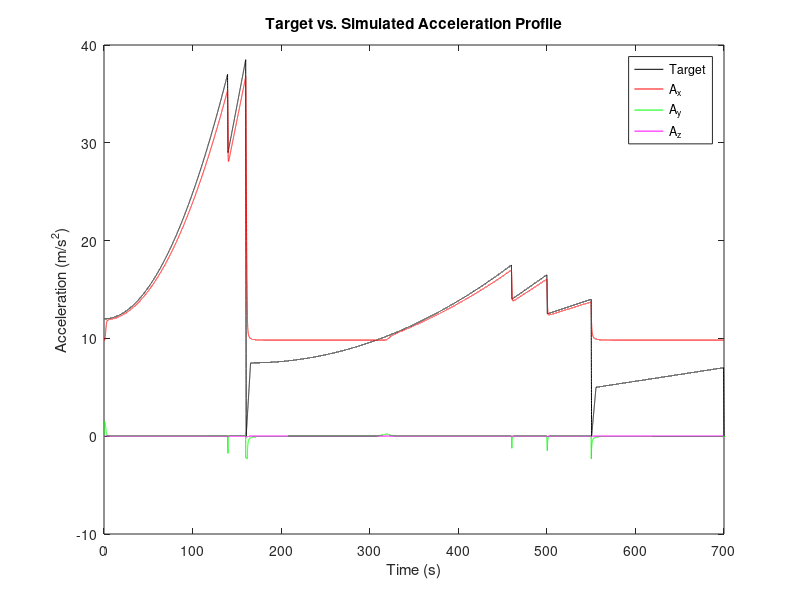

This chart was generated by the following MATLAB code: (Note: this script raises an error after producing the figure.)
close all;
clear;
clc;

%% Define Constants
k = 0.063; % Motor constant [Vs/rad]
V = 12;    % Applied voltage [V]
R = 0.3;   % Rotor Resistance [ohm]
Tf = 0.2;  % Viscous torque acting against direction of motion [Nm]
I = 60;    % Boom inertia [kg*m^2]
m = 13;    % CubeLab mass [kg]
a = 1.5;   % Boom length [m]
b = 0.0635;  % Bucket length [m]
b0 = 0.16; % Radial length of CubeLab [m]
kp = 40;   % Proportional constant
ki = 0.1;    % Integral constant
kd = -0.1;   % Derivative constant
Tp = 120;    % Peak torque [Nm]
Tb = -128;   % Max braking torque [Nm]
Wp = 11;  % Free speed [rad/s]
% Motor follows torque-speed curve where T <= (1-(w/wp))*Tp

%% Define Time Curve
time = 0:0.01:700;

%% Define Target Acceleration Curve
% acc_tgt(1:16001) = (time(1:16001).^2).*(40/25600) + 1; %Estimate of required profile, or a bunch of reasonable profiles
% acc_tgt(16002:20001) = time(16002:20001) * (5/40) -20;
% w_tgt = sqrt(acc_tgt./r); % Convert to target angular velocity

% Piecewise definition
acc_tgt(1) = 12;
acc_tgt(2:13951) = (time(2:13951).^2).*((37-12)/19460) + 12;
acc_tgt(13952:14001) = (time(13952:14001)-139.5).* (-8/0.5) + 37;
acc_tgt(14002:16001) = (time(14002:16001)-140).* (9.5/20) + 29;
acc_tgt(16002:16051) = (time(16002:16051)-160) .*(-38.5/0.5) + 38.5;
acc_tgt(16052:16551) = (time(16052:16551)-160.5) .* (7.5/5);
acc_tgt(16552:46001) = ((time(16552:46001)-165.5).^2) .* (10/86730) +7.5;
acc_tgt(46002:46051) = (time(46002:46051)-460) .*(-3.5/0.5) + 17.5;
acc_tgt(46052:50001) = (time(46052:50001) - 460.5) .* (2.5/39.5) + 14;
acc_tgt(50002:50051) = (time(50002:50051) - 500) .* (-4/0.5) + 16.5;
acc_tgt(50052:55001) = (time(50052:55001) - 500.5) .* (1.5/49.5) + 12.5;
acc_tgt(55002:55051) = (time(55002:55051) - 550) .* (-14/0.5) + 14;
acc_tgt(55052:55551) = (time(55052:55551) - 550.5) .* (5/5) + 0;
acc_tgt(55552:69951) = (time(55552:69951) - 555.5) .* (2/144) + 5;
acc_tgt(69952:70001) = (time(69952:70001) - 699.5) .* (-7/0.5) + 7;

w_tgt = sqrt(acc_tgt./a);  % Convert to target velocity profile


%% Generate Material for Video
fig = figure('position', [100 100 850 600]);

%% Set Initial Conditions
err0 = zeros(3, 70001);   % Error vector for 0 DOF. First row is P, second row I, third row D
err1 = zeros(3, 70001);   % Error vector for 1 DOF. Same rows
T0 = zeros(1, 70001);     % Vector containing torque values for 0 DOF system as function of time
T1 = zeros(1, 70001);     % Torque values for 1 DOF system
phi0 = zeros(2, 70001);   % Vector containing angular velocity for 0 DOF system. First row is angular acceleration, second row angular velocity
phi1 = zeros(3, 70001);   % Angular velocity for 1 DOF system. First row is angular acceleration, second row angular velocity
theta1 = zeros(3, 70001); % Information about bucket angle. First row is acceleration, second row angular velocity, third row position. Ranges from 0 to pi/2
A0 = zeros(3, 70001);     % Component accelerations for 0 DOF system. Positive x towards center of rotation, positive y in direction of rotation, positive z facing up
A1 = zeros(6, 70001);     % Component accelerations for 1 DOF system. Positive x towards bucket joint along theta, positive y in direction of rotation, positive z = y cross x.
                          % Rows 4 and 5 are pre-transformed coordinates
                          % positive x along negative a and positive z up
                          % Row six is at b+b0
A2 = zeros(6, 70001);     % Component accelerations for 1 DOF system. Positive x towards bucket joint along theta, positive y in direction of rotation, positive z = y cross x.
                          % Rows 4 and 5 are pre-transformed coordinates
                          % positive x along negative a and positive z up
                          % Row six is at b+b0
A3 = zeros(6, 46001);     % Component accelerations for 1 DOF system. Positive x towards bucket joint along theta, positive y in direction of rotation, positive z = y cross x.
                          % Rows 4 and 5 are pre-transformed coordinates
                          % positive x along negative a and positive z up
                          % Row six is at b+b0                          

%% Define Velocity Curve
for i = 1:length(time)
%     % Start with 0 DOF system
%     
%     % Calculate angular acceleration using torque from previous timestep
%     if i > 1
%         phi0(1, i) = T0(1, i-1)/(I+m*a^2);
%     else
%         phi0(1, i) = 0;
%     end
%     
%     % Calculate angular velocity using current angular acceleration and
%     % previous angular velocity. Euler's Method
%     if i > 1
%         phi0(2, i) = phi0(1, i)*0.01 + phi0(2, i-1);
%     else
%         phi0(2, i) = 0;
%     end
%     
%     % Calculate component accelerations. Derivation is available on the
%     % team website
%     A0(1, i) = a * phi0(2, i)^2;
%     A0(2, i) = a * phi0(1, i);
%     A0(3, i) = -9.81;
%     
%     % Error calculations
%     % Current error taken by difference of current target and current axial
%     % (x) acceleration
%     err0(1, i) = acc_tgt(i) - A0(1, i);
%     
%     % Integral error is current error plus previous integral error
%     if i > 1
%         err0(2, i) = err0(1, i)*0.01 + err0(2, i-1);
%     else 
%         err0(2, i) = err0(1, i)*0.01;
%     end
%     
%     % Derivative error is current - previous error divided by timestep
%     if i > 1
%         err0(3, i) = (err0(1, i) - err0(1, i-1))/0.01;
%     else
%         % Derivative is current error divided by timestep (previous is 0)
%         err0(3, i) = err0(1, i)/0.01;
%     end
%     
%     % Calcultate closed-loop torque based on acceleration error
%     T0(1, i) = kp*err0(1, i) + ki*err0(2, i) + kd*err0(3, i);
%     
%     % Check for saturation of the motor torque
%     if T0(1, i) > Tp*(1-(phi0(2, i)/Wp))
%         T0(1, i) = Tp * (1-(phi0(2, i)/Wp));
%     elseif T0(1, i) < Tb
%         T0(1, i) = Tb;
%     end
%     
%     % Apply viscous torque
%     T0(1, i) = T0(1,i) + (-1 * Tf * sign(phi0(2, i)));
    
    
    % 1 DOF System
    
    % Start with angular acceleration using previous torque and inertia
    if i > 1
        phi1(1, i) = T1(1, i-1)/(I + m*(a + b*sin(theta1(3, i-1)))^2);
    else
        phi1(1, i) = 0;
    end
    
    % Calculate angular velocity using current acceleration and previous
    % velocity
    if i > 1
        phi1(2, i) = phi1(2, i-1) + phi1(1, i)*0.01;
    else
        phi1(2, i) = 0;
    end
    
    if i > 1
        phi1(3, i) = phi1(3, i-1) + phi1(2, i)*0.01;
    else
        phi1(3, i) = 0;
    end
    
    
    % Determine theta based on component accelerations on the mass
    if i > 1
    theta1(3, i) = atan((-1*A1(4, i-1))/(1*A1(5, i-1)));
    else
        theta1(3, i) = 0;
    end
    
    if theta1(3, i) < 0
        theta1(3, i) = 0;
    end
    
    % Take derivative to find theta dot
%     theta1(2, i) = 0;
    if i > 1
        theta1(2, i) = (theta1(3, i) - theta1(3, i-1))/0.01;
    else
        theta1(2, i) = theta1(3, i)/0.01;
    end
    
    % Theta double dot = 0 by quasi-static assumption
    theta1(1, i) = 0;
    % Take derivative to find theta double dot
%     if i > 1
%         theta1(1, i) = (theta1(2, i) - theta1(2, i-1))/0.01;
%     else
%         theta1(1, i) = theta1(2, i)/0.01;
%     end
    
    % Find component accelerations using current angular information.
    % Derivations can be found on the team website
    % Start with row 4 (non-transformed x)
    A1(4, i) = (-b*theta1(1, i)*cos(theta1(3, i))) + (b*theta1(2, i)^2*sin(theta1(3, i))) + (phi1(2, i)^2*(a + b*sin(theta1(3, i))));
    % Row 5 (non-transformed z)
    A1(5, i) = (b*theta1(2, i)^2*cos(theta1(3, i))) + (b*theta1(1, i)*sin(theta1(3, i))) - 9.81;
    % Row 2 (y)
    A1(2, i) = (2*b*theta1(2, i)*phi1(2, i)*cos(theta1(3, i))) + (phi1(1, i)*(a + (b * sin(theta1(3, i)))));
    % Row 1 (transformed x)
    A1(1, i) = (A1(4, i) * sin(theta1(3, i))) - (A1(5, i) * cos(theta1(3, i)));
    % Row 3 (transformed z)
    A1(3, i) = +(A1(5, i) * sin(theta1(3, i))) + (A1(4, i) * cos(theta1(3, i)));
    % Row 6
    A1(6, i) = (((-(b+b0)*theta1(1, i)*cos(theta1(3, i))) + ((b+b0)*theta1(2, i)^2*sin(theta1(3, i))) + (phi1(2, i)^2*(a + (b+b0)*sin(theta1(3, i))))) * sin(theta1(3, i))) - ((((b+b0)*theta1(2, i)^2*cos(theta1(3, i))) + ((b+b0)*theta1(1, i)*sin(theta1(3, i))) - 9.81) * cos(theta1(3, i)));

    % Calculate error from average acceleration
    avg = (A1(6, i) + A1(1, i))/2;
    
    % Current error
    err1(1, i) = acc_tgt(i) - avg; %A1(1, i);
    
    if acc_tgt(i) < 9.81
        err1(1, i) = 9.81 - avg; %A1(1, i);
    end
    
    % Integral error
    if i > 1
        err1(2, i) = err1(1, i)*0.01 + err1(2, i-1);
    else
        err1(2, i) = err1(1, i)*0.01;
    end
    
    % Derivative error
    if i > 1
        err1(3, i) = (err1(1, i) - err1(1, i-1))/0.01;
    else
        err1(3, i) = err1(1, i)/0.01;
    end
    
    % Calcultate closed-loop torque based on acceleration error
    T1(1, i) = kp*err1(1, i) + ki*err1(2, i) + kd*err1(3, i);
    
    % Check for saturation of the motor torque
    if T1(1, i) > Tp*(1-(phi1(2, i)/Wp))
        T1(1, i) = Tp * (1-(phi1(2, i)/Wp));
    elseif T1(1, i) < Tb
        T1(1, i) = Tb;
    end
    
    % Check direction of torque
    if err1(1, i) < 0 % Too much acceleration
        if sign(T1(1, i)) == sign(phi1(2, i)) % torque and speed are in the same direction
            T1(1,i) = -1*T1(1, i); % Reverse direction of torque
        end
    end
    
    if phi1(2, i) < 0 % Spinning backwards
        if sign(T1(1, i)) == -1
            T1(1, i) = -1*T1(1, i);
        end
    end
    
    % Apply reaction torque
    T1(1, i) = T1(1,i) + (-1 * Tf * sign(phi1(2, i)));
    
    
    %% Video section
%     if mod(i, 100) == 0
%         clf(fig);
%         subplot(2, 2, 1);
%         plot(time, acc_tgt, 'k');
%         hold on;
%         plot(time(1:i), A1(1,1:i), 'r', time(1:i), A1(2,1:i), 'g', time(1:i), A1(3, 1:i), 'm');
%         xlabel('Time (s)');ylabel('Acceleration (m/s^2)');                                              %
%         legend('Target','A_x', 'A_y', 'A_z', 'Location','northeast');                                   %
%         title('Target vs. Simulated Acceleration Profile');                                     %
%         subplot(2, 2, 2);                                                                               %Uhhh... stuff
%         plot(time, w_tgt, 'k');                                                                         %
%         hold on;                                                                                        %
%         plot(time(1:i), phi1(2, 1:i), 'r');
%         xlabel('Time (s)');ylabel('Angular Velocity (rad/s)');
%         legend('Target', 'Simulated', 'Location', 'southeast');
%         title('Target vs. Simulated Velocity Profile');
%         subplot(2,2,[3,4]);
%         axis equal;
%         plot([0,1.5,1.5,0,0], [-0.05,-0.05,0.05,0.05,-0.05], 'k')
%         hold on;
%         plot([1.5, 1.5+0.15*sin(theta1(3, i))], [0, -0.15*cos(theta1(3, i))], 'k'); %Sling
%         s1 = sin(theta1(3, i));
%         c1 = cos(theta1(3, i));
%         plot([1.5+(0.15-.08128)*s1-0.103*c1, 1.5+(0.15+.08128)*s1-0.103*c1, 1.5+(0.15+.08128)*s1+0.103*c1, 1.5+(0.15-.08128)*s1+.103*c1, 1.5+(0.15-.08128)*s1-.103*c1], [-(.15-.08128)*c1-.103*s1, -(.15+.08128)*c1-.103*s1, -(.15+.08128)*c1+.103*s1, -(.15-.08128)*c1+.103*s1, -(.15-.08128)*c1-.103*s1],'r');
%         M(i/100) = getframe(fig);
%     end
end


%% Debug
debug = [T1; phi1; theta1; A1; acc_tgt; err1];


%% Plots
clf;
% subplot(1,2,1);
% plot(time, acc_tgt, 'k', time, A0(1, :), 'r', time, A0(2, :), 'g', time, A0(3, :), 'm');
% xlabel('Time (s)');ylabel('Acceleration (m/s^2)');
% legend('Target','A_x', 'A_y', 'A_z', 'Location','northeast');
% title('Target vs. Simulated Acceleration Profile: Fixed Boom');
% shg;
% 
% subplot(1,2,2);
% plot(time, w_tgt, 'k', time, phi0(2, :), 'r');
% xlabel('Time (s)');ylabel('Angular Velocity (rad/s)');
% legend('Target', 'Simulated', 'Location', 'southeast');
% title('Target vs Simulated Velocity Profile: Fixed Boom');
% shg;

figure(1)
plot(time, acc_tgt, 'k', time, A1(1, :), 'r', time, A1(2, :), 'g', time, A1(3, :), 'm');
hold on;
xlabel('Time (s)');ylabel('Acceleration (m/s^2)');
legend('Target','A_x', 'A_y', 'A_z', 'Location','northeast');
fig1T = title('Target vs. Simulated Acceleration Profile');
fig1T.FontSize = 12;
shg;

% figure(2)
% plot(time, w_tgt, 'k', time, phi1(2, :), 'r');
% xlabel('Time (s)');ylabel('Angular Velocity (rad/s)');
% legend('Target', 'Simulated', 'Location', 'southeast');
% title('Target vs. Simulated Velocity Profile');
% shg;

figure(2);
plot(time, acc_tgt, 'k--', time, A1(1, :), 'r', time, A1(6, :), 'b');
xlabel('Time (s)');ylabel('Acceleration (m/s^2)');
legend('Target','Inside of Experiment','Outside of Experiment','Location','northeast');
fig2T = title('Comparision of Acceleration along Radial Distance of Experiment');
fig2T.FontSize = 12;
shg;

figure(3);
hold on;
plot(T0, acc_tgt, 'k');
xlabel('Time (s)');ylabel('Acceleration (m/s^2)');
title('Example Acceleration Curve vs. Time','Multi-stage Rocket Launch to LEO')
grid minor;
hold off;
% figure()
% hold on;
% 
% subplot(3,1,1)
% plot(time, theta1(3,:))
% xlabel('Time (s)');ylabel('Theta (rad)');
% title('Theta vs. Time','FontSize',12)
% 
% subplot(3,1,2)
% plot(time, theta1(2,:))
% xlabel('Time (s)');ylabel('dTheta/dt (rad/s)');
% title('dTheta/dt vs. Time','FontSize',12)
% 
% subplot(3,1,3)
% plot(time, theta1(1,:))
% xlabel('Time (s)');ylabel('d^2Theta/dt^2 (rad/s^2)');
% title('d^2Theta/dt^2 vs. Time','FontSize',12)
% 
% hold off;

%% Process Video
% close all;
% [h, w, p] = size(M(1).cdata);
% hf = figure;
% set(hf, 'position', [150 150 w h]);
% axis off;
% movie(hf, M);
% mplay(M);

% set prev err to 0 for start
% int_err(0) = 0;
% 
% Propagate at time i:
% Find error at time i
%     Compare w(i) to w_tgt(i)
%     Save as curr_err(i)
%     add curr_err as int_err(i)
%     diff_err(i) = curr_err(i) - curr_err(i-1);
%         curr_err, only for the first step
% use err(i) to find torque based on PID constants to get T
% 
% dw = (T - tf)/inertia
% w(i+1) = w(i)+ delta.t * dw

%     % Calculate errors
%     err(1, i) = w_tgt(i) - w(i); % Find current error based on target and current velocity
%     if i == 1
%         err(2, i) = err(1, i); % to account for first iteration
%     else
%         err(2, i) = err(2, i) + err(2, i-1); % Add current error to previous integral
%     end
%     if i == 1
%         err(3, i) = err(1, i);
%     else
%         err(3, i) = (err(1, i) - err(1, i-1))/0.01; % Take difference of error
%     end
%     % Calculate torque
%     T(i) = kp*err(1, i) + ki*err(2, i) + kd*err(3, i);
%     % Account for saturation
%     if T(i) > (1-(w(i)/Wp))*Tp
%         T(i) = (1-(w(i)/Wp))*Tp;
%     end
%     dw = (T(i) - Tf)/I;
%     w(i+1) = w(i) + 0.01*dw;